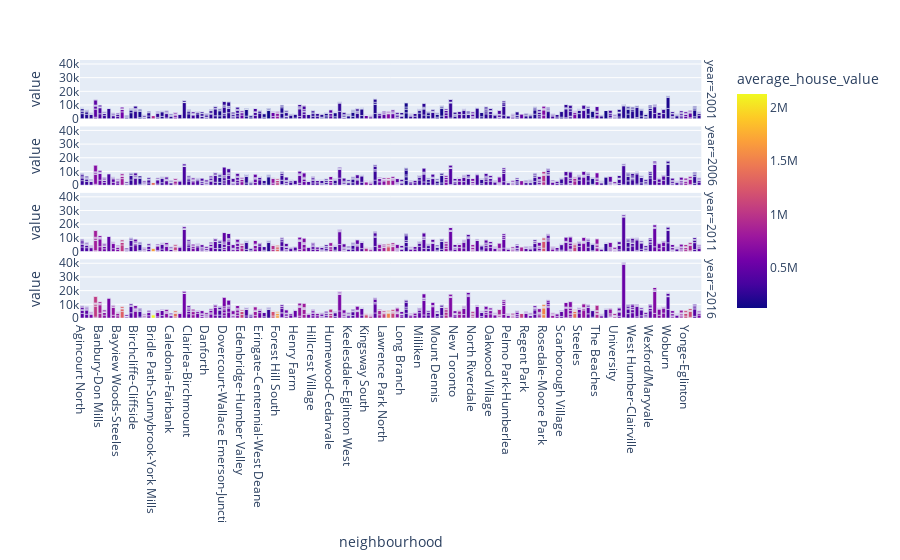

The cell this chart's notebook holds for it:
### Code cell
to_data.reset_index(level=0, inplace=True)
fig = px.bar(
    to_data,
    x="neighbourhood",
    y=['single_detached_house', 
       'apartment_five_storeys_plus', 
       'movable_dwelling', 
       'semi_detached_house', 
       'row_house', 
       'duplex', 
       'apartment_five_storeys_less', 
       'other_house'
      ],

    color="average_house_value",
    facet_row = 'year',
)
fig.show()

### Figure 1 — Plotly figure (JSON) as saved in the notebook; plotly's stock layout.template omitted (floating-point values rounded to 4 significant figures; data arrays with more than 128 entries replaced by an {"elided": "..."} marker saying what was removed)
{"data": [{"alignmentgroup": "True", "hovertemplate": "year=2001<br>neighbourhood=%{x}<br>value=%{y}<br>average_house_value=%{marker.color}<extra></extra>", "legendgroup": "", "marker": {"color": {"elided": "1120 int values"}, "coloraxis": "coloraxis"}, "name": "", "offsetgroup": "", "orientation": "v", "showlegend": false, "textposition": "auto", "type": "bar", "x": {"elided": "1120 str values"}, "xaxis": "x4", "y": {"elided": "1120 int values"}, "yaxis": "y4"}, {"alignmentgroup": "True", "hovertemplate": "year=2006<br>neighbourhood=%{x}<br>value=%{y}<br>average_house_value=%{marker.color}<extra></extra>", "legendgroup": "", "marker": {"color": {"elided": "1120 int values"}, "coloraxis": "coloraxis"}, "name": "", "offsetgroup": "", "orientation": "v", "showlegend": false, "textposition": "auto", "type": "bar", "x": {"elided": "1120 str values"}, "xaxis": "x3", "y": {"elided": "1120 int values"}, "yaxis": "y3"}, {"alignmentgroup": "True", "hovertemplate": "year=2011<br>neighbourhood=%{x}<br>value=%{y}<br>average_house_value=%{marker.color}<extra></extra>", "legendgroup": "", "marker": {"color": {"elided": "1120 int values"}, "coloraxis": "coloraxis"}, "name": "", "offsetgroup": "", "orientation": "v", "showlegend": false, "textposition": "auto", "type": "bar", "x": {"elided": "1120 str values"}, "xaxis": "x2", "y": {"elided": "1120 int values"}, "yaxis": "y2"}, {"alignmentgroup": "True", "hovertemplate": "year=2016<br>neighbourhood=%{x}<br>value=%{y}<br>average_house_value=%{marker.color}<extra></extra>", "legendgroup": "", "marker": {"color": {"elided": "1120 int values"}, "coloraxis": "coloraxis"}, "name": "", "offsetgroup": "", "orientation": "v", "showlegend": false, "textposition": "auto", "type": "bar", "x": {"elided": "1120 str values"}, "xaxis": "x", "y": {"elided": "1120 int values"}, "yaxis": "y"}], "layout": {"annotations": [{"font": {}, "showarrow": false, "text": "year=2016", "textangle": 90, "x": 0.98, "xanchor": "left", "xref": "paper", "y": 0.1138, "yanchor": "middle", "yref": "paper"}, {"font": {}, "showarrow": false, "text": "year=2011", "textangle": 90, "x": 0.98, "xanchor": "left", "xref": "paper", "y": 0.3712, "yanchor": "middle", "yref": "paper"}, {"font": {}, "showarrow": false, "text": "year=2006", "textangle": 90, "x": 0.98, "xanchor": "left", "xref": "paper", "y": 0.6288, "yanchor": "middle", "yref": "paper"}, {"font": {}, "showarrow": false, "text": "year=2001", "textangle": 90, "x": 0.98, "xanchor": "left", "xref": "paper", "y": 0.8862, "yanchor": "middle", "yref": "paper"}], "barmode": "relative", "coloraxis": {"colorbar": {"title": {"text": "average_house_value"}}, "colorscale": [[0, "#0d0887"], [0.1111, "#46039f"], [0.2222, "#7201a8"], [0.3333, "#9c179e"], [0.4444, "#bd3786"], [0.5556, "#d8576b"], [0.6667, "#ed7953"], [0.7778, "#fb9f3a"], [0.8889, "#fdca26"], [1, "#f0f921"]]}, "legend": {"tracegroupgap": 0}, "margin": {"t": 60}, "xaxis": {"anchor": "y", "domain": [0, 0.98], "title": {"text": "neighbourhood"}}, "xaxis2": {"anchor": "y2", "domain": [0, 0.98], "matches": "x", "showticklabels": false}, "xaxis3": {"anchor": "y3", "domain": [0, 0.98], "matches": "x", "showticklabels": false}, "xaxis4": {"anchor": "y4", "domain": [0, 0.98], "matches": "x", "showticklabels": false}, "yaxis": {"anchor": "x", "domain": [0, 0.2275], "title": {"text": "value"}}, "yaxis2": {"anchor": "x2", "domain": [0.2575, 0.485], "matches": "y", "title": {"text": "value"}}, "yaxis3": {"anchor": "x3", "domain": [0.515, 0.7425], "matches": "y", "title": {"text": "value"}}, "yaxis4": {"anchor": "x4", "domain": [0.7725, 1], "matches": "y", "title": {"text": "value"}}}}
